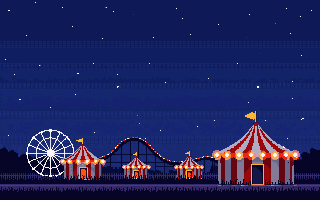
#> input picture tables/funfair/art/src/sky.png, 320 x 200 px, found by its file name; its folder holds 3 pictures in this run
$ python compose_funfair.py
#> lines starting #> are read from the running program, lines starting #| are printed output that depends on the picture
# Builds the Fun Fair art used by the game from the Pixellab sources in tables/funfair/art/src:
#   playfield.png  the 320x640 backdrop: night skyline at the top, the Big Top plaza in the middle (its tent
#                  centred on the Big Top saucer), the carousel at the bottom; joined with soft blends and
#                  dimmed so the parts drawn over it stand out
#   sprites        each source sprite cropped to its pixels, and the lamp icons shrunk to insert size
# Usage: python3 art/compose_funfair.py
from PIL import Image, ImageEnhance
import os
SRC = 'tables/funfair/art/src'; OUT = 'tables/funfair/art'
W, H = 320, 640

def load(n): return Image.open(os.path.join(SRC, n)).convert('RGBA')

# panel name, x offset, y offset on the playfield, first and last source rows used
PANELS = [('sky.png', 0, 0, 0, 200), ('plaza.png', -9, 176, 0, 240), ('carousel.png', -9, 420, 0, 200)]
BLEND = 18   # rows over which a panel fades in over the one above

field = Image.new('RGBA', (W, H), (12, 14, 36, 255))
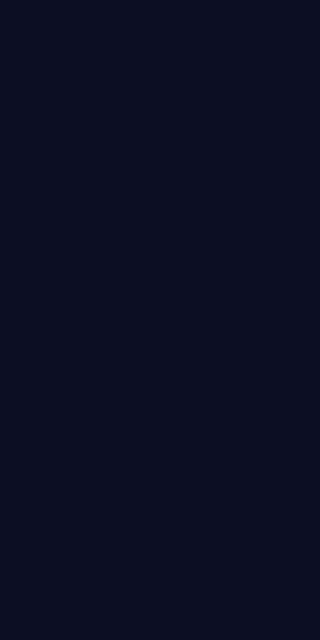
#> field: PIL image 320x640 RGBA; mean R, G, B, A 12, 14, 36, 255
for name, dx, dy, r0, r1 in PANELS:
    p = load(name).crop((0, r0, 320, r1))
#> in load, returned value is the input picture: PIL image 320x200 RGBA; mean R, G, B, A 31.7, 36.9, 94.6, 255
    # repeat the edge column where an x shift leaves a gap
    if dx < 0:
        wide = Image.new('RGBA', (320 - dx, p.height)); wide.paste(p, (0, 0))
        edge = p.crop((319, 0, 320, p.height)).resize((-dx, p.height))
        wide.paste(edge, (320, 0)); p = wide
    mask = Image.new('L', p.size, 255)
#> mask: PIL image 320x200 L; every value is 255
    if dy > 0:
        for y in range(BLEND): mask.paste(int(255 * (y + 1) / (BLEND + 1)), (0, y, p.width, y + 1))
    field.paste(p, (dx, dy), mask)
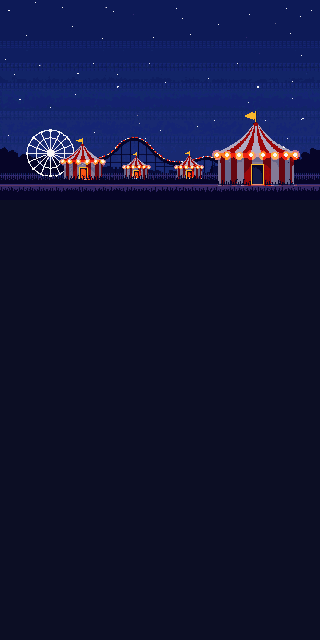
#> field: PIL image 320x640 RGBA; mean R, G, B, A 18.1, 21.2, 54.3, 255
#> pass 2 of the loop `for name, dx, dy, r0, r1 in PANELS:`:
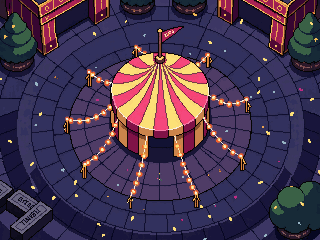
#> input picture tables/funfair/art/src/plaza.png, 320 x 240 px, found by its file name
#> in load, returned value is the input picture: PIL image 320x240 RGBA; mean R, G, B, A 71.8, 54.3, 79.9, 255
#> after the loop `for y in range(BLEND): mask.paste(int(255 * (y + 1) / (BLEND + 1)), (0..`:
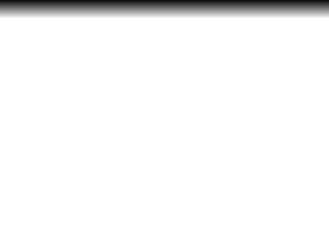
#> mask: PIL image 329x240 L; min 13, max 255, mean 245.4
#> `field.paste(p, (dx, dy), mask)`:
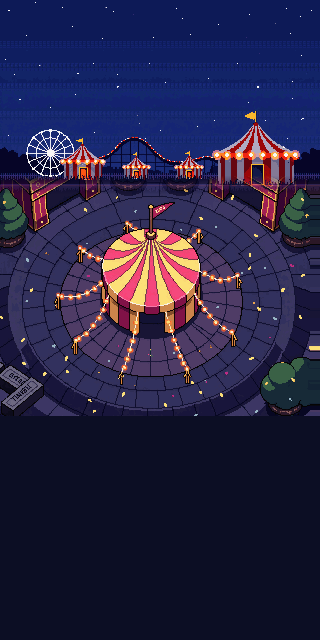
#> field: PIL image 320x640 RGBA; mean R, G, B, A 39.4, 35.9, 70, 255
#> pass 3 of the loop `for name, dx, dy, r0, r1 in PANELS:`:
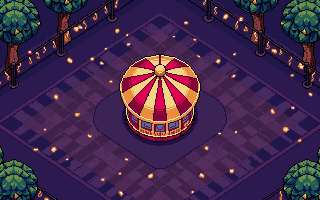
#> input picture tables/funfair/art/src/carousel.png, 320 x 200 px, found by its file name
#> in load, returned value is the input picture: PIL image 320x200 RGBA; mean R, G, B, A 65.6, 40.8, 76.4, 255
#> after the loop `for y in range(BLEND): mask.paste(int(255 * (y + 1) / (BLEND + 1)), (0..`:
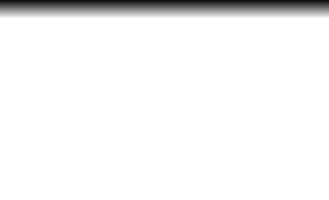
#> mask: PIL image 329x200 L; min 13, max 255, mean 243.5
#> `field.paste(p, (dx, dy), mask)`:
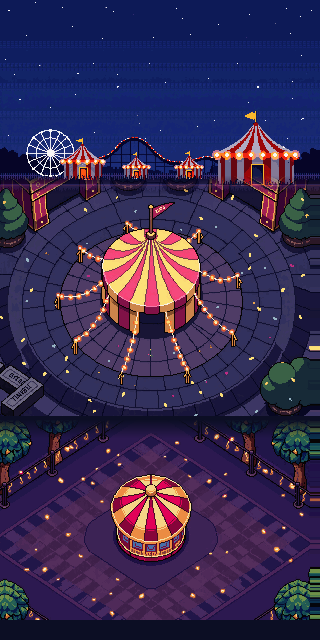
#> field: PIL image 320x640 RGBA; mean R, G, B, A 55.8, 43.9, 82.2, 255

# dim and cool it a little so rails, lamps and the ball read clearly over it
field = ImageEnhance.Brightness(field).enhance(0.62)
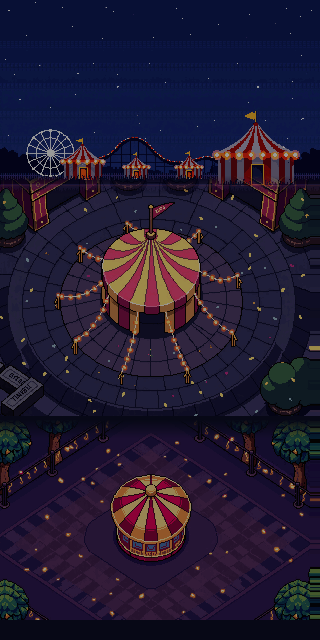
#> field: PIL image 320x640 RGBA; mean R, G, B, A 34.2, 26.8, 50.5, 255
field = ImageEnhance.Color(field).enhance(0.85)
field.save(os.path.join(OUT, 'playfield.png'))

for n in ['dodgem-red.png', 'dodgem-blue.png', 'dodgem-yellow.png', 'duck.png', 'coconut.png', 'ghost.png']:
    s = load(n); s.crop(s.getbbox()).save(os.path.join(OUT, n))
#> (the run stopped early here; a loop or call above may not have finished)
